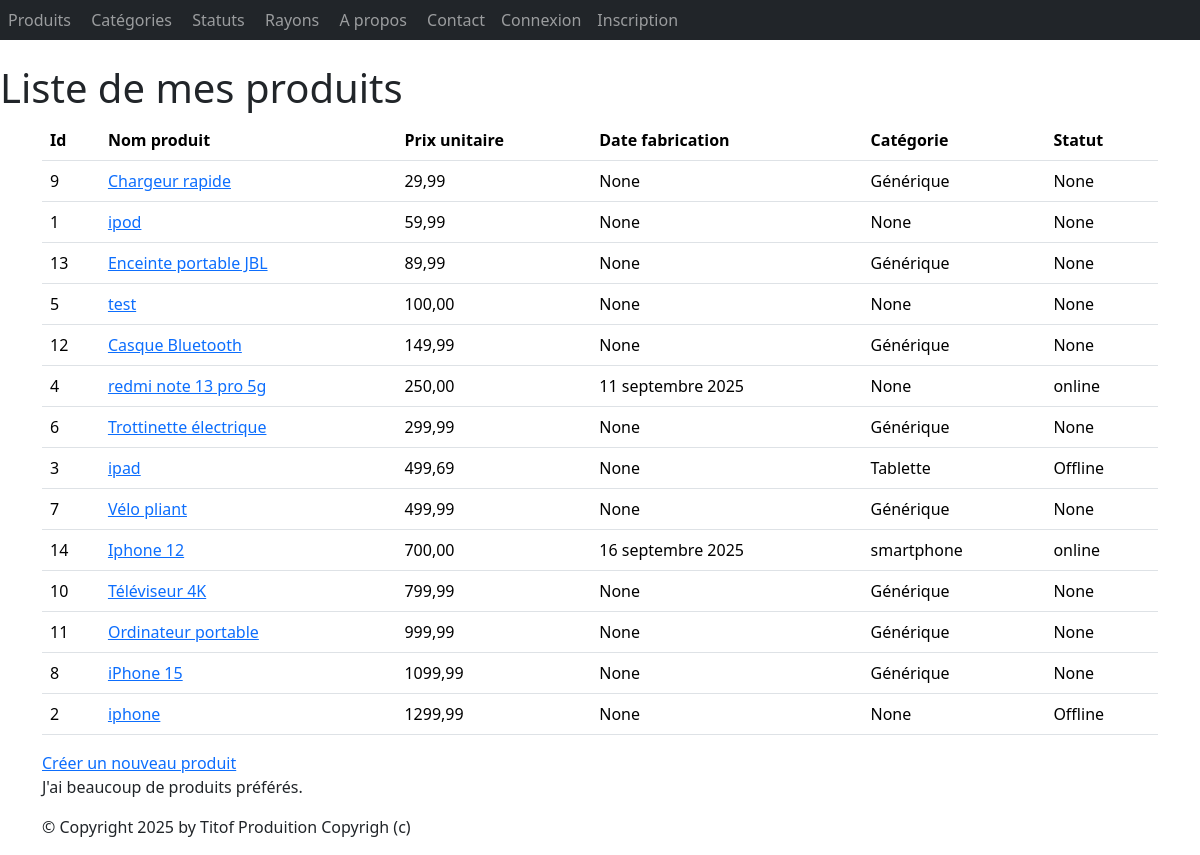
The page /monApp/produits/ on the database as committed earlier.
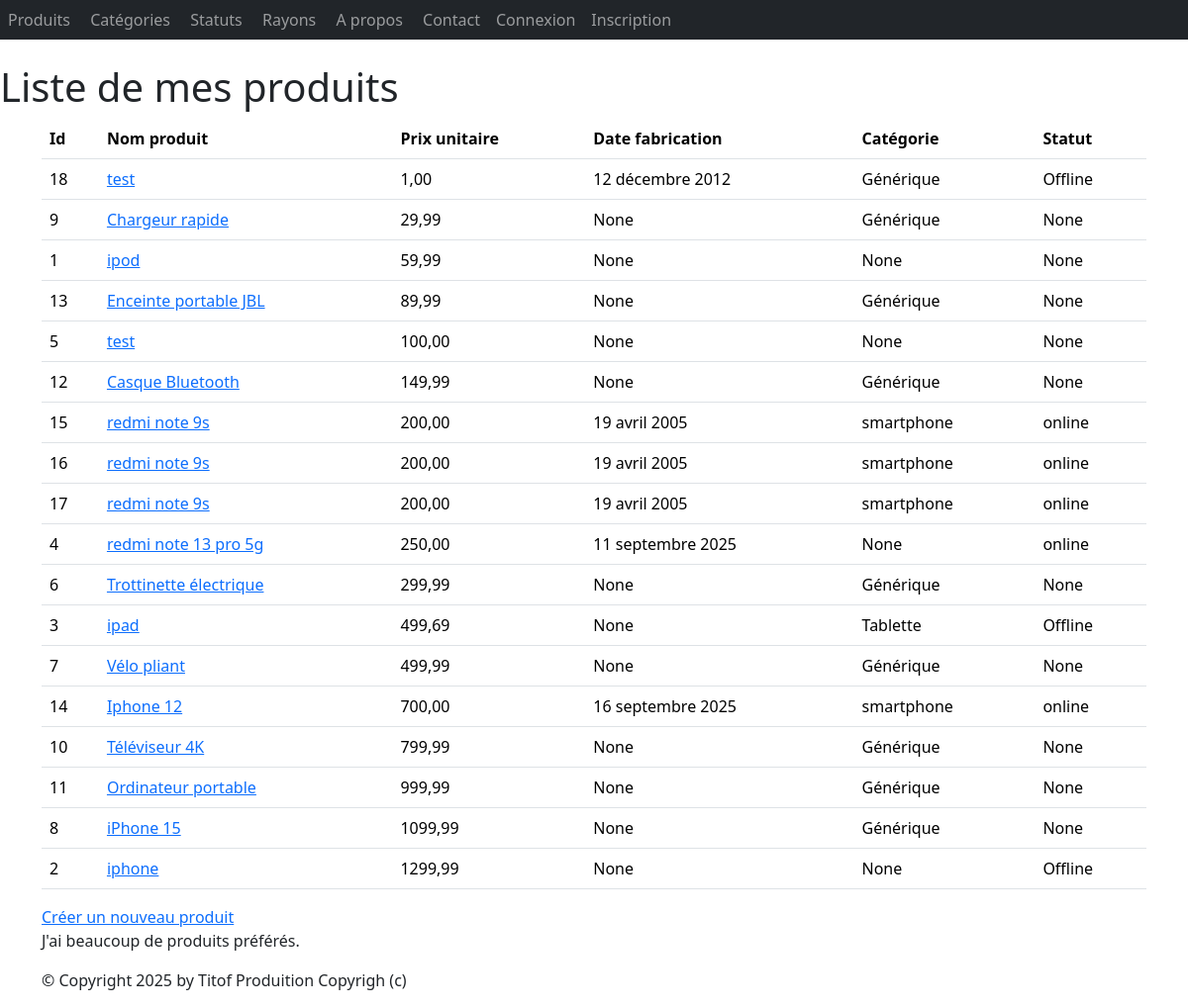
The same page on the database as committed later.
### monApp/models.py (models this page shows, shortened)
class Produit(models.Model):
    refProd = models.AutoField(primary_key=True)
    intituleProd = models.CharField(max_length=200)
    prixUnitaireProd = models.DecimalField(max_digits=10, decimal_places=2)
    categorie = models.ForeignKey(
        Categorie,
        on_delete=models.CASCADE,
        related_name="produits",
        null=True,
        blank=True
    )
    date_fabrication = models.DateField(null=True, blank=True)
    statut = models.ForeignKey(
        Statut,
        on_delete=models.CASCADE,
        null=True,
        blank=True
    )

class Categorie(models.Model):
    idCat = models.AutoField(primary_key=True)
    nomCat = models.CharField(max_length=100)
    def __str__(self):
        return self.nomCat

class Statut(models.Model):
    idStatut = models.AutoField(primary_key=True)
    libelle = models.CharField(max_length=100)
    def __str__(self):
        return self.libelle

### monApp/views.py (the view)
# urls.py: path("produits/", views.ProduitListView.as_view(),name="lst_prdts"),
class ProduitListView(ListView):
    model = Produit
    template_name = "monApp/list_produits.html"
    context_object_name = "prdts"
    def get_queryset(self ) :
        return Produit.objects.order_by("prixUnitaireProd")
    def get_context_data(self, **kwargs):
        context = super(ProduitListView, self).get_context_data(**kwargs)
        context['titremenu'] = "Liste de mes produits"
        return context

### monApp/templates/monApp/list_produits.html
{% extends 'monApp/base.html' %}
{% block menu %}
<h1> {{titremenu}}</h1>
{% endblock %}
{% block contenu %}
<table class="table">
    <thead>
        <th>Id</th>
        <th>Nom produit</th>
        <th>Prix unitaire</th>
        <th>Date fabrication</th>
        <th>Catégorie</th>
        <th>Statut</th>
    </thead>
    <tbody>
        {% for prdt in prdts %}
        <tr>
            <td>{{ prdt.refProd }} </td>
            <td><a href="{% url 'dtl_prdt' prdt.refProd %}">{{ prdt.intituleProd }}</a></td>
            <td>{{ prdt.prixUnitaireProd }} </td>
            <td>{{ prdt.date_fabrication }} </td>
            <td>{{ prdt.categorie }} </td>
            <td>{{ prdt.statut }} </td>
        </tr>
        {% endfor %}
    </tbody>
</table>
<a href="{% url 'crt_prdt' %}">Créer un nouveau produit</a>
<p>
    J'ai
    {% if prdts|length < 5 %} peu de {% elif prdts|length < 10 %} quelques {% else %} beaucoup de {% endif %} produits
        préférés. </p>
        {% endblock %}

Rows that differ between the two databases and show on the page:
added Produit: refProd "18", intituleProd "test", prixUnitaireProd "1,00", date_fabrication "12 décembre 2012", categorie "Générique", statut "Offline"
added Produit: refProd "15", intituleProd "redmi note 9s", prixUnitaireProd "200,00", date_fabrication "19 avril 2005", categorie "smartphone", statut "online"
added Produit: refProd "16", intituleProd "redmi note 9s", prixUnitaireProd "200,00", date_fabrication "19 avril 2005", categorie "smartphone", statut "online"
added Produit: refProd "17", intituleProd "redmi note 9s", prixUnitaireProd "200,00", date_fabrication "19 avril 2005", categorie "smartphone", statut "online"
